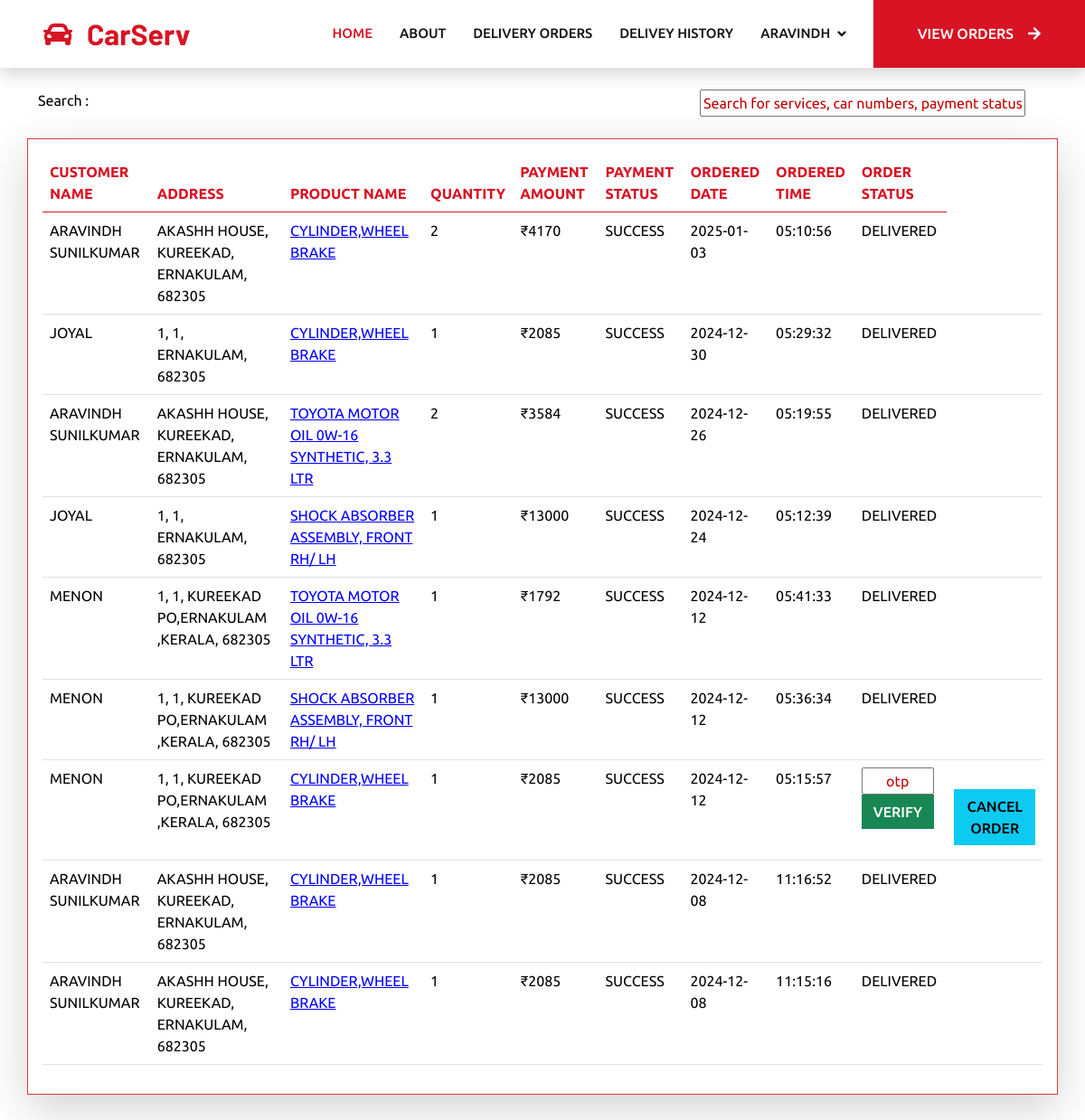
/DeliveryHistory (signed in), run on the app's committed database.
### Serv_Booking/models.py (models this page shows, shortened)
class ProductsOrders(models.Model):
    user_details = models.ForeignKey(user_details,on_delete= models.CASCADE)
    product_details = models.ForeignKey(Products,on_delete= models.CASCADE)
    quantity = models.IntegerField(default=1)
    payment_amount = models.IntegerField()
    payment_status = models.CharField(max_length=255,default='pending')
    order_status = models.CharField(max_length=255,default='ordered')
    product_code =models.CharField(max_length=4,default='0000')
    delivery_boy = models.ForeignKey(DeliveryBoy,on_delete= models.CASCADE, null=True, blank=True)
    refund_status =models.CharField(max_length=255,default='0')
    created_at = models.DateTimeField()

class user_details(models.Model):
    name = models.CharField(max_length=255)
    email = models.EmailField(max_length=255)
    phone_no = models.CharField(max_length=100)
    username = models.CharField(max_length=255)
    password = models.CharField(max_length=255)
    housename = models.CharField(max_length=255)
    landmark = models.CharField(max_length=255)
    area= models.CharField(max_length=255)
    pincode = models.CharField(max_length=255)
    user_image = models.FileField()
    status = models.CharField(max_length=255,default='active')

class Products(models.Model):
    car_name = models.CharField(max_length=255)
    product_name = models.CharField(max_length=255)
    product_image = models.FileField(upload_to='product_images/', null=True, blank=True)
    product_price = models.CharField(max_length=255)
    product_details = models.TextField()
    quantity = models.IntegerField(default=1)
    status = models.CharField(max_length=25,default='approved')
    created_at = models.DateTimeField(auto_now_add=True)

### Serv_Booking/views.py (the view)
# urls.py: path('DeliveryHistory', views.DeliveryHistory),
def DeliveryHistory(request):
    dboy = DeliveryBoy.objects.get(username = request.session['duser'])
    data = ProductsOrders.objects.filter(delivery_boy=dboy).order_by('-created_at')
    return render(request, 'DeliveryBoy/DHistory.html',{'duser': request.session.get('duser'),'details':data,'current_point':dboy.points,'next':dboy.points-1})

### templates/DeliveryBoy/DHistory.html (shortened to what this page needs)
{% extends 'DeliveryBoy/Base.html' %}
    {% block content %}
        {%if details.exists %}
         <div class="container mt-4">
            <div class="row col-12">
                <div class="col-4 ">
                    <label for="search-input">Search :</label>
                </div>
                <div class="col-md-8 d-flex flex-row-reverse">
                    <input type="text" style="width:50%;" id="search-input" onkeyup="searchTable()" placeholder="Search for services, car numbers, payment status, or anything..." >
                </div>
             </div>
         </div>
        <div class="container border border-danger rounded shadow-lg p-3 mb-5 bg-white  mt-4">
            <div class="row">
                <div class="col-md-12 table-responsive">
                    <table id="booking-table" class="table-responsive table table-hover" >
                        <thead class="text-uppercase">
                          <tr style="color: #D81324;">
                            <th scope="col">Customer NAME</th>
                            <th scope="col">Address</th>
                            <th scope="col">Product Name</th>
                            <th scope="col">Quantity</th>
                            <th scope="col">Payment Amount</th>
                            <th scope="col">Payment Status</th>
                            <th scope="col">Ordered Date</th>
                            <th scope="col">Ordered Time</th>
                            <th scope="col">Order Status</th>
                          </tr>
                        </thead>
                        <tbody class="text-uppercase" style="color: #000000;">
                            {% for i in details %}
                          <tr>
                            <td>{{i.user_details.name}}</td>
                            <td>
                                {{i.user_details.housename}},
                                {{i.user_details.landmark}},
                                {{i.user_details.area}},
                                {{i.user_details.pincode}}
                            </td>
                            <td>
                                <a href="#" class="show-alert-link" data-bs-toggle="offcanvas" data-bs-target="#productDetails{{ i.pk }}">{{i.product_details.product_name}}</a>
                            </td>
                            <td>{{i.quantity}}</td>
                            <td>₹{{i.payment_amount}}</td>
                            <td>{{i.payment_status}}</td>
                            <td>{{i.created_at|date:"Y-m-d"}}</td>
                            <td>{{i.created_at|time:"H:i:s"}}</td>
                            <td>
                                {% if i.order_status == 'delivered' %}
                                {{i.order_status}}
                                {% else  %}
                                <div class="col">
                                    <form action="../deliveryotp/{{i.pk}}" method="post">
                                        <input type="text" name="otp" id="" style="width: 80px;" placeholder="otp">
                                        <input type="submit" class="btn btn-success" value="verify">
                                    </form>
                                </div>
                                {% endif  %}
                            </td>
                            <td>
                                {% if i.order_status == 'delivered' %}
                                {% else  %}
                                <div class="col-12 text-uppercase text-dark mt-4 mb-2">
                                    <button class="btn btn-info" type="button" data-bs-toggle="offcanvas" data-bs-target="#offcanvasTop{{ i.pk }}" aria-controls="offcanvasTop{{ i.pk }}">Cancel Order</button>
                                </div>
                                {% endif  %}
                            </td>
                          </tr>
                              {% endfor %}
                        </tbody>
                      </table>
                </div>
            </div>
        </div>
        {%else%}
                    {% load static %}
        {%endif%}
        {% endblock %}

### static/css/style.css (style rules this page uses)
:root { --primary: #D81324; --secondary: #0B2154; --light: #F2F2F2; --dark: #111111; }
.btn { font-weight: 500; text-transform: uppercase; transition: .5s; }
input::placeholder { text-align: center; color: #c20000; }

### templates/DeliveryBoy/DHistory.html (style rules this page uses)
.show-alert-link { color: blue; text-decoration: underline; cursor: pointer; }

### data on the page
ProductsOrders: user_details.name "ARAVINDH SUNILKUMAR", user_details.housename "AKASHH HOUSE", user_details.landmark "KUREEKAD", user_details.area "ERNAKULAM", user_details.pincode "682305", product_details.product_name "CYLINDER,WHEEL BRAKE", quantity "2", payment_amount "4170", payment_status "SUCCESS", created_at "2025-01-03", created_at "05:10:56", order_status "DELIVERED"
ProductsOrders: user_details.name "JOYAL", user_details.housename "1", user_details.landmark "1", user_details.area "ERNAKULAM", user_details.pincode "682305", product_details.product_name "CYLINDER,WHEEL BRAKE", quantity "1", payment_amount "2085", payment_status "SUCCESS", created_at "2024-12-30", created_at "05:29:32", order_status "DELIVERED"
ProductsOrders: user_details.name "ARAVINDH SUNILKUMAR", user_details.housename "AKASHH HOUSE", user_details.landmark "KUREEKAD", user_details.area "ERNAKULAM", user_details.pincode "682305", product_details.product_name "TOYOTA MOTOR OIL 0W-16 SYNTHETIC, 3.3 LTR", quantity "2", payment_amount "3584", payment_status "SUCCESS", created_at "2024-12-26", created_at "05:19:55", order_status "DELIVERED"
ProductsOrders: user_details.name "JOYAL", user_details.housename "1", user_details.landmark "1", user_details.area "ERNAKULAM", user_details.pincode "682305", product_details.product_name "SHOCK ABSORBER ASSEMBLY, FRONT RH/ LH", quantity "1", payment_amount "13000", payment_status "SUCCESS", created_at "2024-12-24", created_at "05:12:39", order_status "DELIVERED"
ProductsOrders: user_details.name "MENON", user_details.housename "1", user_details.landmark "1", user_details.area "KUREEKAD PO,ERNAKULAM ,KERALA", user_details.pincode "682305", product_details.product_name "TOYOTA MOTOR OIL 0W-16 SYNTHETIC, 3.3 LTR", quantity "1", payment_amount "1792", payment_status "SUCCESS", created_at "2024-12-12", created_at "05:41:33", order_status "DELIVERED"
ProductsOrders: user_details.name "MENON", user_details.housename "1", user_details.landmark "1", user_details.area "KUREEKAD PO,ERNAKULAM ,KERALA", user_details.pincode "682305", product_details.product_name "SHOCK ABSORBER ASSEMBLY, FRONT RH/ LH", quantity "1", payment_amount "13000", payment_status "SUCCESS", created_at "2024-12-12", created_at "05:36:34", order_status "DELIVERED"
ProductsOrders: user_details.name "MENON", user_details.housename "1", user_details.landmark "1", user_details.area "KUREEKAD PO,ERNAKULAM ,KERALA", user_details.pincode "682305", product_details.product_name "CYLINDER,WHEEL BRAKE", quantity "1", payment_amount "2085", payment_status "SUCCESS", created_at "2024-12-12", created_at "05:15:57"
ProductsOrders: user_details.name "ARAVINDH SUNILKUMAR", user_details.housename "AKASHH HOUSE", user_details.landmark "KUREEKAD", user_details.area "ERNAKULAM", user_details.pincode "682305", product_details.product_name "CYLINDER,WHEEL BRAKE", quantity "1", payment_amount "2085", payment_status "SUCCESS", created_at "2024-12-08", created_at "11:16:52", order_status "DELIVERED"
ProductsOrders: user_details.name "ARAVINDH SUNILKUMAR", user_details.housename "AKASHH HOUSE", user_details.landmark "KUREEKAD", user_details.area "ERNAKULAM", user_details.pincode "682305", product_details.product_name "CYLINDER,WHEEL BRAKE", quantity "1", payment_amount "2085", payment_status "SUCCESS", created_at "2024-12-08", created_at "11:15:16", order_status "DELIVERED"

### other printed values
{{ duser }} "ARAVINDH"
